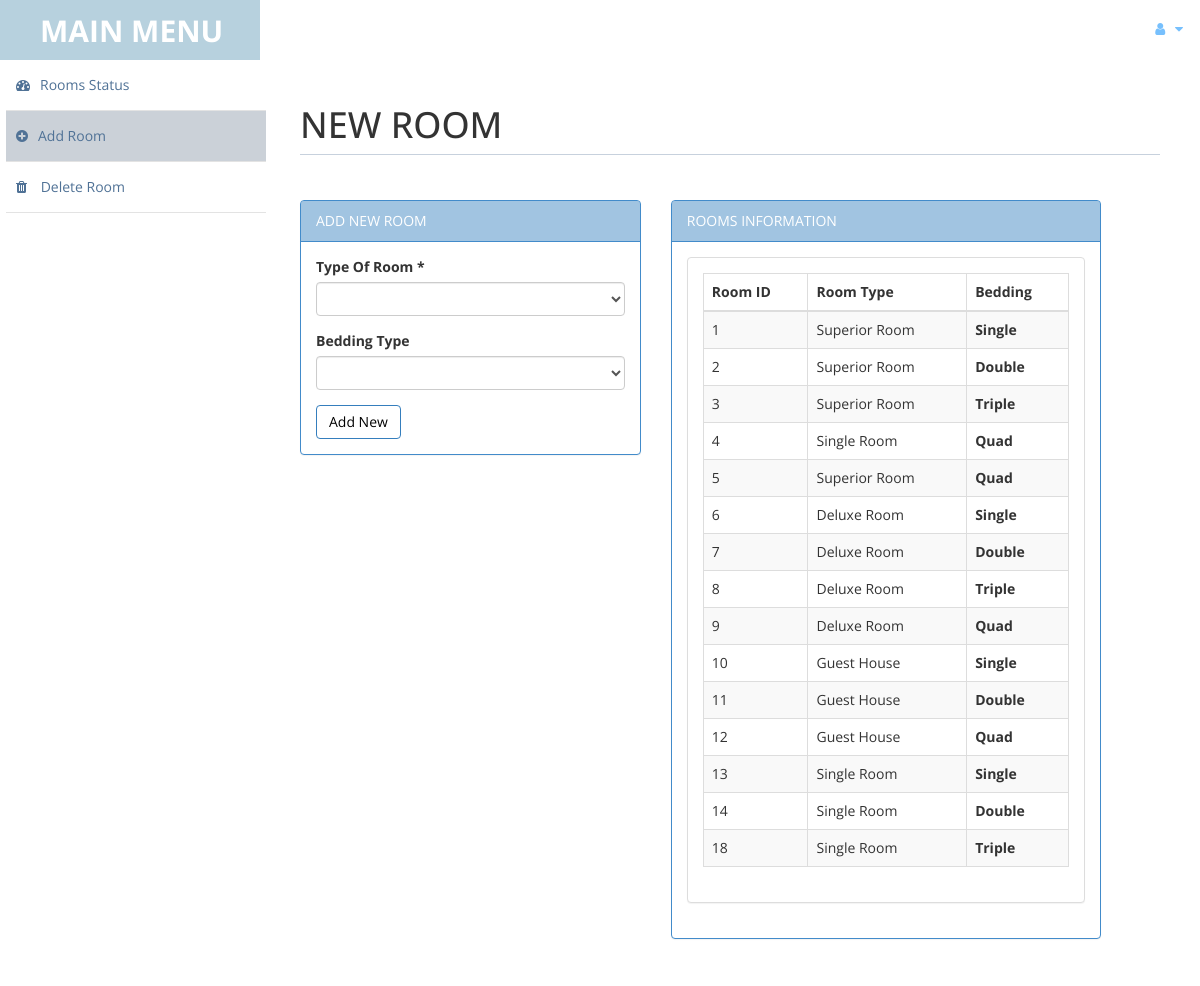
Page /admin/room.php (signed in) on the committed database.
### tables this page shows
CREATE TABLE `room` (
  `id` int(10) UNSIGNED NOT NULL,
  `type` varchar(15) DEFAULT NULL,
  `bedding` varchar(10) DEFAULT NULL,
  `place` varchar(10) DEFAULT NULL,
  `cusid` int(11) DEFAULT NULL
);

### admin/room.php (the view, shortened to what this page needs)
<!DOCTYPE html>
<html xmlns="http://www.w3.org/1999/xhtml">
<head>
    <link rel="stylesheet" href="https://cdnjs.cloudflare.com/ajax/libs/font-awesome/4.7.0/css/font-awesome.min.css">
    <link href="assets/css/bootstrap.css" rel="stylesheet" />
    <link href="assets/css/font-awesome.css" rel="stylesheet" />
    <link href="assets/css/custom-styles.css" rel="stylesheet" />
</head>
<body>
    <div id="wrapper">
        <nav class="navbar navbar-default top-navbar" role="navigation">
            <div class="navbar-header">
                <a class="navbar-brand" href="home.php">MAIN MENU </a>
            </div>
            <ul class="nav navbar-top-links navbar-right">
                <li class="dropdown">
                    <a class="dropdown-toggle" data-toggle="dropdown" href="#" aria-expanded="false">
                        <i class="fa fa-user fa-fw"></i> <i class="fa fa-caret-down"></i>
                    </a>
                </li>
            </ul>
        </nav>
        <div style="margin-left: 6px;">
        <nav class="navbar-default navbar-side" role="navigation">
            <div class="sidebar-collapse">
                <ul class="nav" id="main-menu">
                    <li>
                        <a  href="settings.php"><i class="fa fa-dashboard"></i>Rooms Status</a>
                    </li>
					<li>
                        <a  class="active-menu" href="room.php"><i class="fa fa-plus-circle"></i>Add Room</a>
                    </li>
                    <li>
                        <a  href="roomdel.php"><i class="fa fa-trash"></i> Delete Room</a>
                    </li>
                </ul>
            </div>
        </nav>
    </div>
        <div id="page-wrapper" >
            <div id="page-inner">
			 <div class="row">
                    <div class="col-md-12">
                        <h1 class="page-header">
                           NEW ROOM <small></small>
                        </h1>
                    </div>
                </div>
            <div class="row">
                <div class="col-md-5 col-sm-5">
                    <div class="panel panel-primary">
                        <div class="panel-heading">
                            ADD NEW ROOM
                        </div>
                        <div class="panel-body">
						<form name="form" method="post">
                            <div class="form-group">
                                            <label>Type Of Room *</label>
                                            <select name="troom"  class="form-control" required>
												<option value selected ></option>
                                                <option value="Superior Room">SUPERIOR ROOM</option>
                                            </select>
                              </div>
								<div class="form-group">
                                            <label>Bedding Type</label>
                                            <select name="bed" class="form-control" required>
												<option value selected ></option>
                                                <option value="Single">Single</option>
                                            </select>
                               </div>
							 <input type="submit" name="add" value="Add New" class="btn btn-primary">
							</form>
							<?php
							 include('../db.php');
							?>
                        </div>
                    </div>
                </div>
            <div class="row">
                <div class="col-md-6 col-sm-6">
                    <div class="panel panel-primary">
                        <div class="panel-heading">
                            ROOMS INFORMATION
                        </div>
                        <div class="panel-body">
                    <div class="panel panel-default">
                        <?php
						$sql = "select * from room";
						$re = mysqli_query($link,$sql)
						?>
                        <div class="panel-body">
                            <div class="table-responsive">
                                <table class="table table-striped table-bordered table-hover" id="dataTables-example">
                                    <thead>
                                        <tr>
                                            <th>Room ID</th>
                                            <th>Room Type</th>
											<th>Bedding</th>
                                        </tr>
                                    </thead>
                                    <tbody>
									<?php
										while($row= mysqli_fetch_assoc($re))
										{
												$id = $row['id'];
											if($id % 2 == 0)
											{
												echo "<tr class=odd gradeX>
													<td>".$row['id']."</td>
													<td>".$row['type']."</td>
												   <th>".$row['bedding']."</th>
												</tr>";
											}
											else
											{
												echo"<tr class=even gradeC>
													<td>".$row['id']."</td>
													<td>".$row['type']."</td>
												   <th>".$row['bedding']."</th>
												</tr>";
											}
										}
									?>
                                    </tbody>
                                </table>
                            </div>
                        </div>
                    </div>
                       </div>
                    </div>
                </div>
            </div>
					</div>
            </div>
        </div>
</body>
</html>

### admin/assets/css/custom-styles.css (style rules this page uses)
body { font-family: 'Open Sans', sans-serif; }
#wrapper { width: 100%; background:#fff; }
#page-wrapper { padding: 15px 15px; min-height: 600px; background:#fff; }
#page-inner { width:100%; margin:10px 20px 10px 0px; background-color:transparent; padding:10px; min-height:1200px; }
h1, .h1, h2, .h2, h3, .h3 { margin-top: 7px; margin-bottom: -5px; }
.page-header { padding-bottom: 9px; margin: 10px 0 45px; border-bottom: 1px solid #C7D1DD; }
.top-navbar { margin:0px; }
.top-navbar .navbar-brand { color: #5c8fa9; width: 260px; text-align: left; height: 60px; font-size: 30px; font-weight: 700; text-transform: uppercase; line-height: 30px; padding: 16px 0 20px 40px; }
.top-navbar .nav > li { position: relative; display: inline-block; }
.top-navbar .nav > li > a { position: relative; display: block; padding: 19px 15px; color: #77C0FD; }
.active-menu { background-color:#cbd1d8!important; }
.sidebar-collapse , .sidebar-collapse .nav { background:none; }
.sidebar-collapse .nav { padding:0; }
.sidebar-collapse .nav > li > a { color:#507296; background:transparent; text-shadow:none; }
.sidebar-collapse > .nav > li > a { padding:15px 10px; }
.sidebar-collapse > .nav > li { border-bottom: 1px solid rgba(107, 108, 109, 0.19); }
.navbar-side { border:none; background-color: transparent; }
.top-navbar { background:#fff; border-bottom:none; }
.top-navbar .nav > li > a > i { margin-right: 2px; }
.navbar-default { border:0px solid black; }
.navbar-header { background: #b7d1de; }
.nav > li > a > i { margin-right:10px; }
@media (min-width:768px) { #page-wrapper { margin: 0 0 0 260px; padding: 15px 30px; min-height: 1200px; } }
@media (min-width:768px) { .navbar-side { z-index: 1; position: absolute; width: 260px; } }
@media (min-width:768px) { .navbar { border-radius: 0px; } }

### rows in the picture
room: id "1", type "Superior Room", bedding "Single"
room: id "2", type "Superior Room", bedding "Double"
room: id "3", type "Superior Room", bedding "Triple"
room: id "4", type "Single Room", bedding "Quad"
room: id "5", type "Superior Room", bedding "Quad"
room: id "6", type "Deluxe Room", bedding "Single"
room: id "7", type "Deluxe Room", bedding "Double"
room: id "8", type "Deluxe Room", bedding "Triple"
room: id "9", type "Deluxe Room", bedding "Quad"
room: id "10", type "Guest House", bedding "Single"
room: id "11", type "Guest House", bedding "Double"
room: id "12", type "Guest House", bedding "Quad"
room: id "13", type "Single Room", bedding "Single"
room: id "14", type "Single Room", bedding "Double"
room: id "18", type "Single Room", bedding "Triple"
